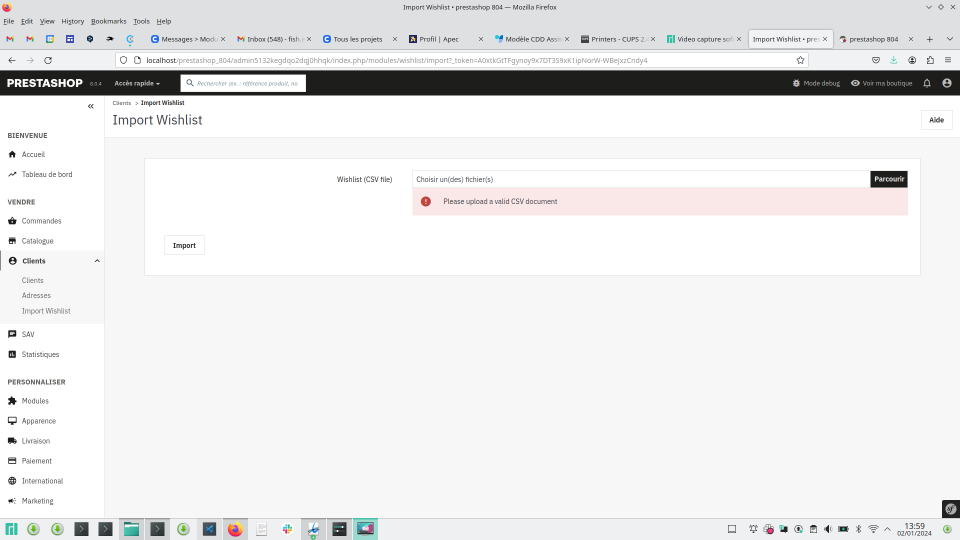
#> input picture media/images/Screenshot_20240102_135941.png, 1920 x 1080 px (shown at 1/2 size); its folder holds only this picture in this run
$ python generate_thumbnails.py
#> lines starting #> are read from the running program, lines starting #| are printed output that depends on the picture
# build_thumbnails.py
import os
from PIL import Image

SRC_DIR = os.path.abspath("media/images")          # where your images are
DEST_DIR = os.path.abspath("media/thumbs")  # where thumbnails will go
THUMB_SIZE = (600, 600)

os.makedirs(DEST_DIR, exist_ok=True)

def is_image(filename):
    return filename.lower().endswith((".tiff", ".tif", ".jpg", ".jpeg", ".png"))

count = 0

for root, _, files in os.walk(SRC_DIR):
    for file in files:
        if not is_image(file):
            continue

        src_path = os.path.join(root, file)

        # avoid generating thumbs from thumbs themselves
        if DEST_DIR in src_path:
            continue

        base = os.path.splitext(file)[0]
        thumb_name = base + ".jpg"
        thumb_path = os.path.join(DEST_DIR, thumb_name)

        # if os.path.exists(thumb_path):
        #     print(f"Skip (already exists): {thumb_name}")
        #     continue

        try:
            img = Image.open(src_path)
#> img is the input picture: PIL image 1920x1080 RGBA; mean R, G, B, A 234.7, 234.6, 234.8, 255
            img = img.convert("RGB")
#> img: PIL image 1920x1080 RGB
            img.thumbnail(THUMB_SIZE, Image.Resampling.LANCZOS)
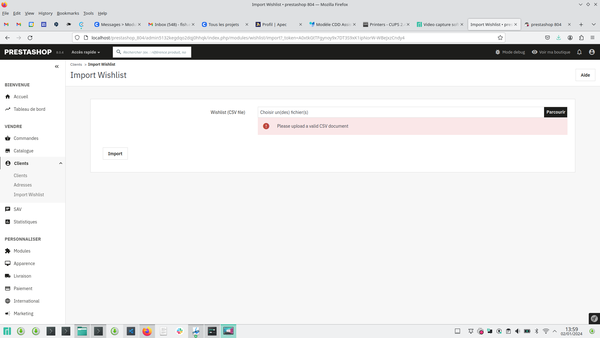
#> img: PIL image 600x338 RGB; mean R, G, B 234.6, 234.5, 234.6
            img.save(thumb_path, "JPEG", quality=85, optimize=True)

            print(f"Created: {thumb_name}")
            count += 1
        except Exception as e:
            print(f"Failed on {file}: {e}")

print(f"\nDone. {count} thumbnails generated.")
